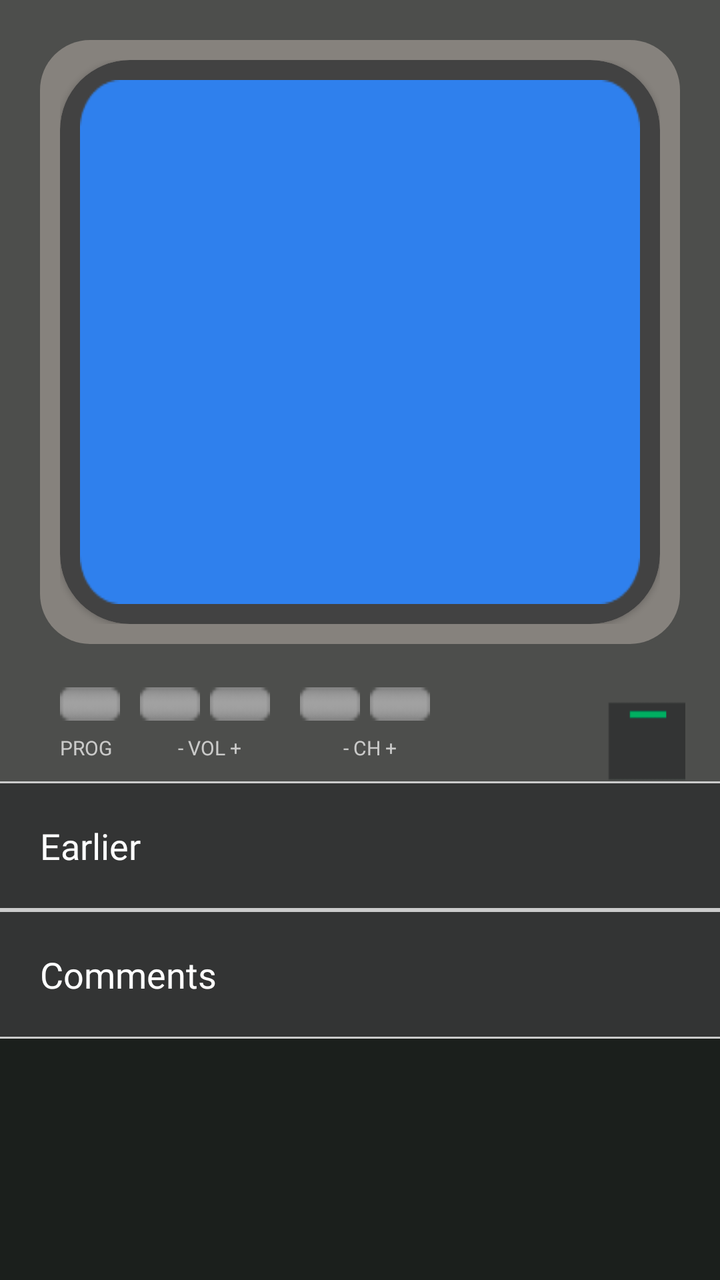
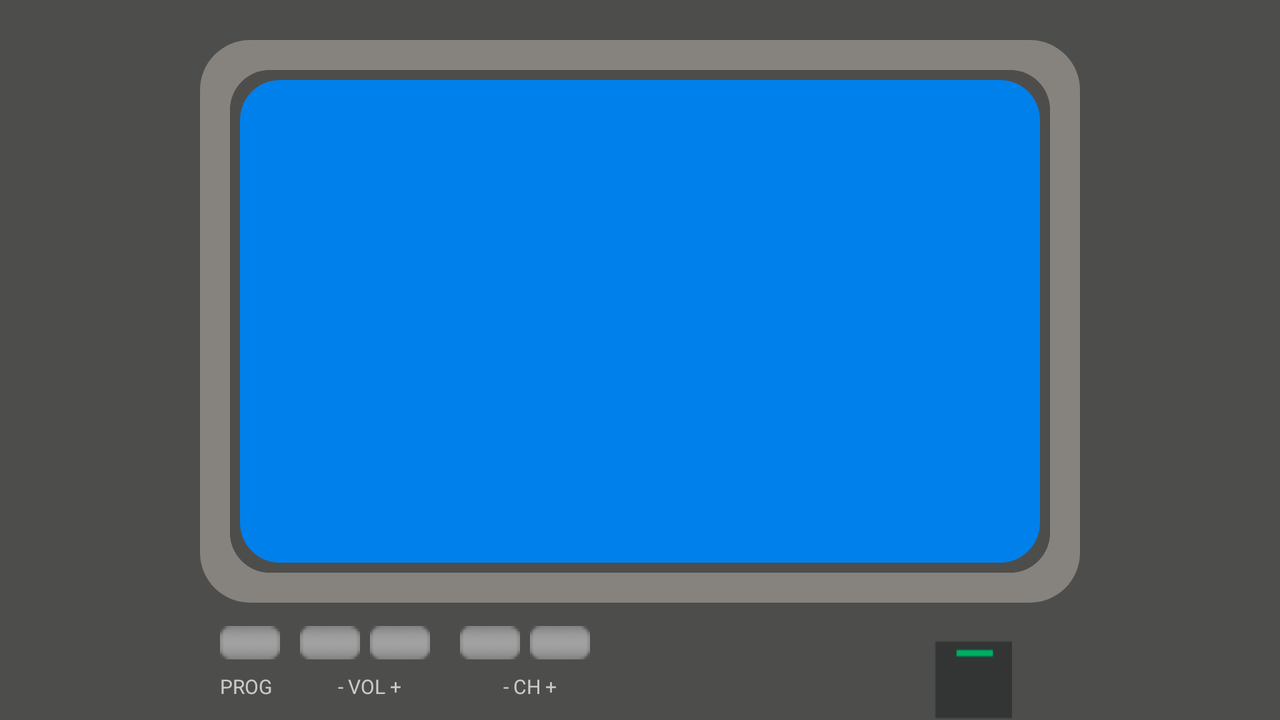

Compare how this app lays out the same screen by default and in its alternative resource folder. The renders come first, then the two layout files and the values they reference.
<!-- AndroidManifest.xml: application theme Theme.AppCompat.NoActionBar -->
<!-- res/layout/fragment_mandelei_tv1990.xml -->
<FrameLayout xmlns:android="http://schemas.android.com/apk/res/android"
    xmlns:app="http://schemas.android.com/apk/res-auto"
    xmlns:tools="http://schemas.android.com/tools"
    android:layout_width="match_parent"
    android:layout_height="match_parent"
    tools:context="gab.cdi.teloe.MandeleiTV"
    android:background="#1B1F1C">
    <ScrollView
        android:layout_width="match_parent"
        android:layout_height="wrap_content">
        <android.support.constraint.ConstraintLayout
            android:layout_width="match_parent"
            android:layout_height="match_parent">

            <android.support.constraint.ConstraintLayout
                android:id="@+id/mandelei_tv_screen_container"
                android:layout_width="match_parent"
                android:layout_height="337dp"
                android:background="#4D4E4C"
                android:paddingBottom="15dp"
                android:paddingLeft="20dp"
                android:paddingRight="20dp"
                android:paddingTop="20dp"
                app:layout_constraintEnd_toEndOf="parent"
                app:layout_constraintStart_toStartOf="parent"
                app:layout_constraintTop_toTopOf="parent">

                <View
                    android:id="@+id/customToastRoom"
                    android:layout_width="match_parent"
                    android:layout_height="30dp"
                    android:layout_marginEnd="8dp"
                    android:layout_marginStart="8dp"
                    android:layout_marginTop="132dp"
                    app:layout_constraintEnd_toEndOf="parent"
                    app:layout_constraintStart_toStartOf="parent"
                    app:layout_constraintTop_toTopOf="parent" />
                <TableLayout
                    android:id="@+id/tableLayout"
                    android:layout_width="match_parent"
                    android:layout_height="wrap_content"
                    app:layout_constraintEnd_toEndOf="parent"
                    app:layout_constraintStart_toStartOf="parent"
                    app:layout_constraintTop_toTopOf="parent">
                    <TableRow
                        android:id="@+id/tv_container"
                        android:layout_width="match_parent"
                        android:layout_height="wrap_content">
                        <android.support.v7.widget.CardView
                            android:layout_width="match_parent"
                            android:layout_height="wrap_content"
                            android:layout_weight="1"
                            app:cardCornerRadius="25dp"
                            app:cardElevation="0dp">
                            <LinearLayout
                                android:layout_width="match_parent"
                                android:layout_height="wrap_content"
                                android:background="#86827D"
                                android:orientation="vertical"
                                android:padding="10dp">
                                <android.support.v7.widget.CardView
                                    android:layout_width="match_parent"
                                    android:layout_height="wrap_content"
                                    app:cardCornerRadius="35dp"
                                    app:contentPadding="10dp">
                                    <ImageView
                                        android:layout_width="match_parent"
                                        android:layout_height="wrap_content"
                                        android:scaleType="fitXY"
                                        android:src="@drawable/classic_1990_tv_screen" />
                                </android.support.v7.widget.CardView>
                            </LinearLayout>
                        </android.support.v7.widget.CardView>
                    </TableRow>
                </TableLayout>
            </android.support.constraint.ConstraintLayout>
            <LinearLayout
                android:id="@+id/tv_controls"
                android:layout_width="match_parent"
                android:layout_height="wrap_content"
                android:background="#4D4E4C"
                android:orientation="horizontal"
                android:paddingLeft="30dp"
                app:layout_constraintEnd_toEndOf="parent"
                app:layout_constraintStart_toStartOf="parent"
                app:layout_constraintTop_toBottomOf="@+id/mandelei_tv_screen_container">
                <LinearLayout
                    android:layout_width="wrap_content"
                    android:layout_height="wrap_content"
                    android:orientation="horizontal"
                    android:layout_marginBottom="10dp"
                    android:layout_weight="5">
                    <LinearLayout
                        android:layout_width="wrap_content"
                        android:layout_height="match_parent"
                        android:orientation="vertical"
                        android:layout_marginRight="10dp">
                        <ImageView
                            android:layout_width="30dp"
                            android:layout_height="30dp"
                            android:src="@drawable/classic_1990_tv_button" />
                        <TextView
                            android:layout_width="wrap_content"
                            android:layout_height="wrap_content"
                            android:text="Prog"
                            android:textSize="10sp"
                            android:textAllCaps="true" />
                    </LinearLayout>

                    <LinearLayout
                        android:layout_width="wrap_content"
                        android:layout_height="match_parent"
                        android:orientation="vertical"
                        android:layout_marginRight="10dp">
                        <LinearLayout
                            android:layout_width="wrap_content"
                            android:layout_height="wrap_content"
                            android:orientation="horizontal"
                            android:layout_marginRight="5dp">

                            <ImageView
                                android:layout_width="30dp"
                                android:layout_height="30dp"
                                android:src="@drawable/classic_1990_tv_button"
                                android:layout_marginRight="5dp"/>
                            <ImageView
                                android:layout_width="30dp"
                                android:layout_height="30dp"
                                android:src="@drawable/classic_1990_tv_button" />
                        </LinearLayout>
                        <TextView
                            android:layout_gravity="center_horizontal"
                            android:layout_width="wrap_content"
                            android:layout_height="wrap_content"
                            android:text="- vol +"
                            android:textSize="10sp"
                            android:textAllCaps="true"/>
                    </LinearLayout>

                    <LinearLayout
                        android:layout_width="wrap_content"
                        android:layout_height="match_parent"
                        android:orientation="vertical">
                        <LinearLayout
                            android:layout_width="wrap_content"
                            android:layout_height="wrap_content"
                            android:orientation="horizontal"
                            android:layout_marginRight="5dp">

                            <ImageView
                                android:layout_width="30dp"
                                android:layout_height="30dp"
                                android:src="@drawable/classic_1990_tv_button"
                                android:layout_marginRight="5dp"/>
                            <ImageView
                                android:layout_width="30dp"
                                android:layout_height="30dp"
                                android:src="@drawable/classic_1990_tv_button" />
                        </LinearLayout>
                        <TextView
                            android:layout_gravity="center_horizontal"
                            android:layout_width="wrap_content"
                            android:layout_height="wrap_content"
                            android:text="- ch +"
                            android:textSize="10sp"
                            android:textAllCaps="true"/>
                    </LinearLayout>
                </LinearLayout>
                <LinearLayout
                    android:layout_gravity="bottom"
                    android:layout_weight="1"
                    android:layout_width="wrap_content"
                    android:layout_height="wrap_content"
                    android:orientation="vertical">
                    <ImageView
                        android:layout_width="40dp"
                        android:layout_height="40dp"
                        android:src="@drawable/classic_1990_tv_switch"/>
                </LinearLayout>


            </LinearLayout>

            <LinearLayout
                android:id="@+id/mendeleiTV_options"
                android:layout_width="match_parent"
                android:layout_height="wrap_content"
                android:background="#333434"
                android:orientation="vertical"
                app:layout_constraintEnd_toEndOf="parent"
                app:layout_constraintHorizontal_bias="0.0"
                app:layout_constraintStart_toStartOf="parent"
                app:layout_constraintTop_toBottomOf="@+id/tv_controls">

                <TextView
                    android:layout_width="match_parent"
                    android:layout_height="wrap_content"
                    android:background="@drawable/border_top_bottom_333434_cbcbcb"
                    android:fontFamily="@font/roboto_light"
                    android:paddingBottom="20dp"
                    android:paddingLeft="20dp"
                    android:paddingRight="20dp"
                    android:paddingTop="20dp"
                    android:text="Earlier"
                    android:textColor="#FFFFFF"
                    android:textSize="18sp" />

                <TextView
                    android:layout_width="match_parent"
                    android:layout_height="wrap_content"
                    android:background="@drawable/border_top_bottom_333434_cbcbcb"
                    android:fontFamily="@font/roboto_light"
                    android:paddingBottom="20dp"
                    android:paddingLeft="20dp"
                    android:paddingRight="20dp"
                    android:paddingTop="20dp"
                    android:text="Comments"
                    android:textColor="#FFFFFF"
                    android:textSize="18sp" />
            </LinearLayout>

        </android.support.constraint.ConstraintLayout>
    </ScrollView>


</FrameLayout>
<!-- resources referenced by this layout -->
<resources>
  <!-- drawable border_top_bottom_333434_cbcbcb (drawable) -->
  <?xml version="1.0" encoding="utf-8"?>
  <layer-list xmlns:android="http://schemas.android.com/apk/res/android">
      <item>
          <shape android:shape="rectangle">
              <solid android:color="#CBCBCB"/>
              <corners android:radius="0dp" />
          </shape>
      </item>
  
      <item
          android:left="0.0dp"
          android:right="0.0dp"
          android:top="1.0dp"
          android:bottom="1.0dp">
          <shape android:shape="rectangle">
              <solid android:color="#333434"/>
              <corners android:radius="0dp" />
          </shape>
      </item>
  </layer-list>
  <!-- drawable classic_1990_tv_button: png bitmap (drawable, 353 bytes) -->
  <!-- drawable classic_1990_tv_screen: png bitmap (drawable, 1791 bytes) -->
  <!-- drawable classic_1990_tv_switch: png bitmap (drawable, 463 bytes) -->
</resources>
<!-- res/layout-land/fragment_mandelei_tv1990.xml (the repository's variant of the layout above) -->
<!-- drawn on the phone turned sideways -->
<?xml version="1.0" encoding="utf-8"?>
<android.support.constraint.ConstraintLayout xmlns:android="http://schemas.android.com/apk/res/android"
    xmlns:tools="http://schemas.android.com/tools"
    android:layout_width="match_parent"
    android:layout_height="match_parent"
    xmlns:app="http://schemas.android.com/apk/res-auto"
    android:background="#4D4E4C"
    >
    <LinearLayout
        android:orientation="vertical"
        android:layout_width="match_parent"
        android:layout_height="wrap_content"
        app:layout_constraintStart_toStartOf="parent"
        app:layout_constraintTop_toTopOf="parent"
        android:layout_marginRight="50dp"
        android:layout_marginLeft="50dp"
        android:paddingTop="20dp"
        android:paddingLeft="50dp"
        android:paddingRight="50dp"
        >
        <android.support.v7.widget.CardView
            android:layout_weight="9"
            android:layout_width="match_parent"
            android:layout_height="0dp"
            app:cardCornerRadius="25dp"
            app:cardElevation="0dp"
            android:layout_marginBottom="5dp"
            >
            <LinearLayout
                android:layout_width="match_parent"
                android:layout_height="wrap_content"
                android:orientation="vertical"
                android:background="#86827D"
                android:padding="15dp">
                <android.support.v7.widget.CardView
                    android:layout_width="match_parent"
                    android:layout_height="wrap_content"
                    app:cardCornerRadius="20dp"
                    app:cardElevation="0dp">
                    <LinearLayout
                        android:layout_width="match_parent"
                        android:layout_height="wrap_content"
                        android:background="#4D4E4C"
                        android:padding="5dp"
                        android:orientation="vertical"
                        >
                        <android.support.v7.widget.CardView
                            android:layout_width="match_parent"
                            android:layout_height="wrap_content"
                            app:cardCornerRadius="20dp"
                            app:cardElevation="0dp"
                            >
                            <View
                                android:layout_width="match_parent"
                                android:layout_height="match_parent"
                                android:background="#0080EB"/>
                        </android.support.v7.widget.CardView>

                    </LinearLayout>

                </android.support.v7.widget.CardView>
            </LinearLayout>

        </android.support.v7.widget.CardView>
        <LinearLayout
            android:id="@+id/tv_controls"
            android:layout_width="match_parent"
            android:layout_height="wrap_content"
            android:background="#4D4E4C"
            android:orientation="horizontal"
            android:paddingLeft="10dp"
            app:layout_constraintEnd_toEndOf="parent"
            app:layout_constraintStart_toStartOf="parent"
            app:layout_constraintTop_toBottomOf="@+id/mandelei_tv_screen_container">
            <LinearLayout
                android:layout_width="wrap_content"
                android:layout_height="wrap_content"
                android:orientation="horizontal"
                android:layout_marginBottom="10dp"
                android:layout_weight="5">
                <LinearLayout
                    android:layout_width="wrap_content"
                    android:layout_height="match_parent"
                    android:orientation="vertical"
                    android:layout_marginRight="10dp">
                    <ImageView
                        android:layout_width="30dp"
                        android:layout_height="30dp"
                        android:src="@drawable/classic_1990_tv_button" />
                    <TextView
                        android:layout_width="wrap_content"
                        android:layout_height="wrap_content"
                        android:text="Prog"
                        android:textSize="10sp"
                        android:textAllCaps="true" />
                </LinearLayout>

                <LinearLayout
                    android:layout_width="wrap_content"
                    android:layout_height="match_parent"
                    android:orientation="vertical"
                    android:layout_marginRight="10dp">
                    <LinearLayout
                        android:layout_width="wrap_content"
                        android:layout_height="wrap_content"
                        android:orientation="horizontal"
                        android:layout_marginRight="5dp">

                        <ImageView
                            android:layout_width="30dp"
                            android:layout_height="30dp"
                            android:src="@drawable/classic_1990_tv_button"
                            android:layout_marginRight="5dp"/>
                        <ImageView
                            android:layout_width="30dp"
                            android:layout_height="30dp"
                            android:src="@drawable/classic_1990_tv_button" />
                    </LinearLayout>
                    <TextView
                        android:layout_gravity="center_horizontal"
                        android:layout_width="wrap_content"
                        android:layout_height="wrap_content"
                        android:text="- vol +"
                        android:textSize="10sp"
                        android:textAllCaps="true"/>
                </LinearLayout>

                <LinearLayout
                    android:layout_width="wrap_content"
                    android:layout_height="match_parent"
                    android:orientation="vertical">
                    <LinearLayout
                        android:layout_width="wrap_content"
                        android:layout_height="wrap_content"
                        android:orientation="horizontal"
                        android:layout_marginRight="5dp">

                        <ImageView
                            android:layout_width="30dp"
                            android:layout_height="30dp"
                            android:src="@drawable/classic_1990_tv_button"
                            android:layout_marginRight="5dp"/>
                        <ImageView
                            android:layout_width="30dp"
                            android:layout_height="30dp"
                            android:src="@drawable/classic_1990_tv_button" />
                    </LinearLayout>
                    <TextView
                        android:layout_gravity="center_horizontal"
                        android:layout_width="wrap_content"
                        android:layout_height="wrap_content"
                        android:text="- ch +"
                        android:textSize="10sp"
                        android:textAllCaps="true"/>
                </LinearLayout>
            </LinearLayout>
            <LinearLayout
                android:layout_gravity="bottom"
                android:layout_weight="1"
                android:layout_width="wrap_content"
                android:layout_height="wrap_content"
                android:orientation="vertical">
                <ImageView
                    android:layout_width="40dp"
                    android:layout_height="40dp"
                    android:src="@drawable/classic_1990_tv_switch"/>
            </LinearLayout>


        </LinearLayout>

    </LinearLayout>
</android.support.constraint.ConstraintLayout>
<!-- resources referenced by the variant -->
<!-- as the phone turned sideways resolves them -->
<resources>
  <!-- drawable classic_1990_tv_button: png bitmap (drawable, 353 bytes) -->
  <!-- drawable classic_1990_tv_switch: png bitmap (drawable, 463 bytes) -->
</resources>
